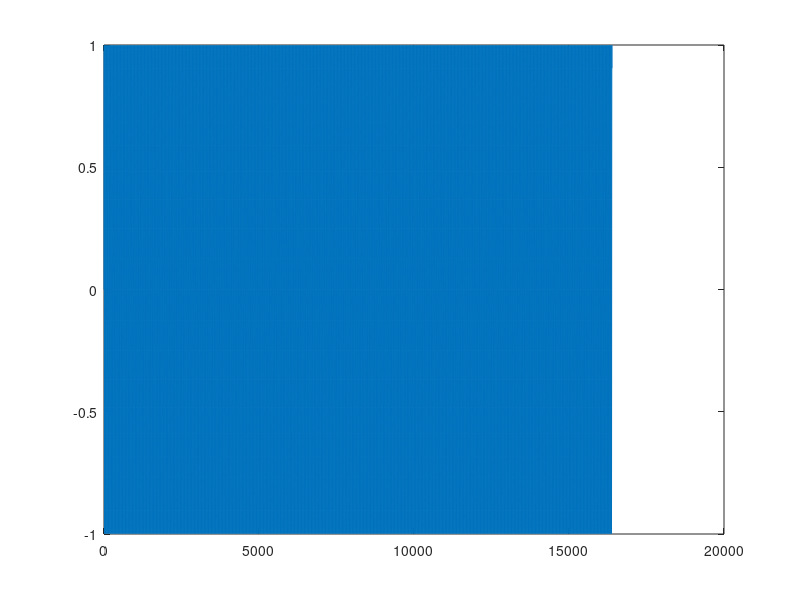
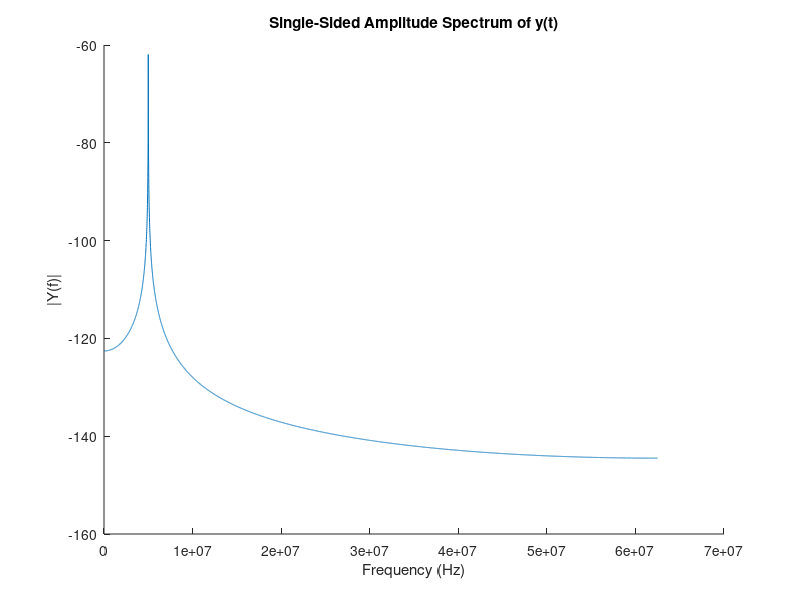

MATLAB code to generate these figures, in order:
clear all
% M = csvread('BGN.csv');
% y  = M(:,2);
f = 5*10^6;
fs = 125*(10^6);  %sample frequency in Hz
T  = 1/fs;        %sample period in s
L  = 16384;       %signal length
t  = (0:L-1) * T; %time vector
y = sin(2*pi*f*t);%test signal

plot(y)
%%
%Plot signal
% figure;
% 
% set(gcf,'Color','w'); %Make the figure background white
% plot(fs*t(1:100), y(1:100));
% set(gca,'Box','on'); %Axes on left and bottom only
% str = sprintf('Signal with %dHz and %dHz components',f1,f2);
% title(str);
% xlabel('time (milliseconds)');
% ylabel('Amplitude');

%%
%Calculate spectrum
Y = fft(y)/L;
ampY = 2*abs(Y(1:L/2+1));
f = fs/2*linspace(0,1,L/2+1);

%Plot spectrum.
figure;
set(gcf,'Color','w');  %Make the figure background white
% plot(f(1:i), ampY(1:i));
plot(f, 10*log10((ampY.^2)/10^6));
set(gca,'Box','off');  %Axes on left and bottom only
title('Single-Sided Amplitude Spectrum of y(t)');
xlabel('Frequency (Hz)');
ylabel('|Y(f)|');